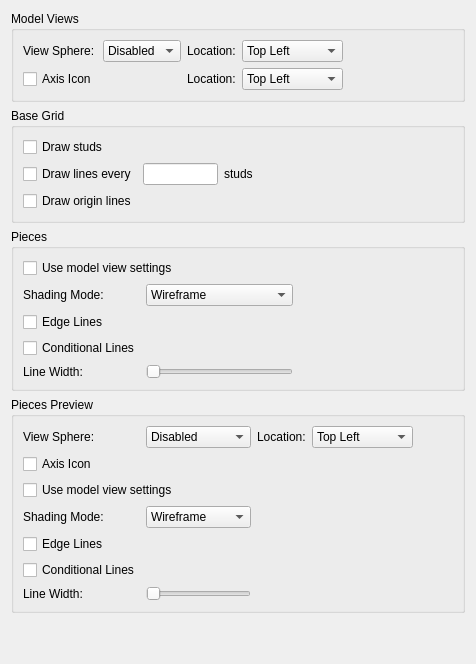
     <widget class="QWidget" name="tab">
      <property name="whatsThis">
       <string>&lt;p&gt;&lt;b&gt;View Preferences&lt;/b&gt;&lt;/p&gt;&lt;p&gt;Choose navigation aids for model views and the piece preview, and configure the base grid. Locations select the corner where each navigation aid appears.&lt;/p&gt;</string>
      </property>
      <attribute name="title">
       <string>Views</string>
      </attribute>
      <layout class="QVBoxLayout" name="verticalLayout_13">
       <item>
        <widget class="QGroupBox" name="groupBox_6">
         <property name="title">
          <string>Model Views</string>
         </property>
         <layout class="QGridLayout" name="gridLayout_3">
          <item row="1" column="0">
           <widget class="QCheckBox" name="AxisIconCheckBox">
            <property name="toolTip">
             <string>Show the model-axis indicator in model views.</string>
            </property>
            <property name="text">
             <string>Axis Icon</string>
            </property>
           </widget>
          </item>
          <item row="0" column="2">
           <widget class="QLabel" name="ViewSphereLocationLabel">
            <property name="toolTip">
             <string>Choose the corner for the model-view navigation sphere.</string>
            </property>
            <property name="buddy">
             <cstring>ViewSphereLocationCombo</cstring>
            </property>
            <property name="text">
             <string>Location:</string>
            </property>
           </widget>
          </item>
          <item row="0" column="0">
           <widget class="QLabel" name="label_21">
            <property name="toolTip">
             <string>Choose the model-view navigation sphere size, or disable it.</string>
            </property>
            <property name="buddy">
             <cstring>ViewSphereSizeCombo</cstring>
            </property>
            <property name="text">
             <string>View Sphere:</string>
            </property>
           </widget>
          </item>
          <item row="0" column="1">
           <widget class="QComboBox" name="ViewSphereSizeCombo">
            <property name="accessibleName">
             <string>View Sphere</string>
            </property>
            <property name="toolTip">
             <string>Choose the model-view navigation sphere size, or disable it.</string>
            </property>
            <item>
             <property name="text">
              <string>Disabled</string>
             </property>
            </item>
            <item>
             <property name="text">
              <string>Small</string>
             </property>
            </item>
            <item>
             <property name="text">
              <string>Medium</string>
             </property>
            </item>
            <item>
             <property name="text">
              <string>Large</string>
             </property>
            </item>
           </widget>
          </item>
          <item row="0" column="3">
           <widget class="QComboBox" name="ViewSphereLocationCombo">
            <property name="accessibleName">
             <string>Location</string>
            </property>
            <property name="toolTip">
             <string>Choose the corner for the model-view navigation sphere.</string>
            </property>
            <item>
             <property name="text">
              <string>Top Left</string>
             </property>
            </item>
            <item>
             <property name="text">
              <string>Top Right</string>
             </property>
            </item>
            <item>
             <property name="text">
              <string>Bottom Left</string>
             </property>
            </item>
            <item>
             <property name="text">
              <string>Bottom Right</string>
             </property>
            </item>
           </widget>
          </item>
          <item row="0" column="4">
           <spacer name="horizontalSpacer_7">
            <property name="orientation">
             <enum>Qt::Orientation::Horizontal</enum>
            </property>
            <property name="sizeHint" stdset="0">
             <size>
              <width>40</width>
              <height>20</height>
             </size>
            </property>
           </spacer>
          </item>
          <item row="1" column="2">
           <widget class="QLabel" name="AxisIconLocationLabel">
            <property name="toolTip">
             <string>Choose the corner for the model-axis indicator.</string>
            </property>
            <property name="buddy">
             <cstring>AxisIconLocationCombo</cstring>
            </property>
            <property name="text">
             <string>Location:</string>
            </property>
           </widget>
          </item>
          <item row="1" column="3">
           <widget class="QComboBox" name="AxisIconLocationCombo">
            <property name="accessibleName">
             <string>Location</string>
            </property>
            <property name="toolTip">
             <string>Choose the corner for the model-axis indicator.</string>
            </property>
            <item>
             <property name="text">
              <string>Top Left</string>
             </property>
            </item>
            <item>
             <property name="text">
              <string>Top Right</string>
             </property>
            </item>
            <item>
             <property name="text">
              <string>Bottom Left</string>
             </property>
            </item>
            <item>
             <property name="text">
              <string>Bottom Right</string>
             </property>
            </item>
           </widget>
          </item>
         </layout>
        </widget>
       </item>
       <item>
        <widget class="QGroupBox" name="groupBox_4">
         <property name="title">
          <string>Base Grid</string>
         </property>
         <layout class="QGridLayout" name="gridLayout_2">
          <item row="1" column="2">
           <widget class="QLabel" name="label">
            <property name="text">
             <string>studs</string>
            </property>
           </widget>
          </item>
          <item row="1" column="3">
           <spacer name="horizontalSpacer_5">
            <property name="orientation">
             <enum>Qt::Orientation::Horizontal</enum>
            </property>
            <property name="sizeHint" stdset="0">
             <size>
              <width>40</width>
              <height>20</height>
             </size>
            </property>
           </spacer>
          </item>
          <item row="1" column="0">
           <widget class="QCheckBox" name="gridLines">
            <property name="toolTip">
             <string>Show base-grid lines at the specified spacing.</string>
            </property>
            <property name="text">
             <string>Draw lines every</string>
            </property>
           </widget>
          </item>
          <item row="1" column="1">
           <widget class="QLineEdit" name="gridLineSpacing">
            <property name="accessibleName">
             <string>Grid Line Spacing</string>
            </property>
            <property name="toolTip">
             <string>Set base-grid line spacing in studs (1 to 10000).</string>
            </property>
            <property name="maximumSize">
             <size>
              <width>75</width>
              <height>16777215</height>
             </size>
            </property>
           </widget>
          </item>
          <item row="2" column="0" colspan="3">
           <widget class="QCheckBox" name="GridOriginCheckBox">
            <property name="toolTip">
             <string>Emphasize the base-grid lines through the model origin.</string>
            </property>
            <property name="text">
             <string>Draw origin lines</string>
            </property>
           </widget>
          </item>
          <item row="0" column="0" colspan="3">
           <widget class="QCheckBox" name="gridStuds">
            <property name="toolTip">
             <string>Show stud positions on the base grid.</string>
            </property>
            <property name="text">
             <string>Draw studs</string>
            </property>
           </widget>
          </item>
         </layout>
        </widget>
       </item>
       <item>
        <widget class="QGroupBox" name="PiecesGroup">
         <property name="title">
          <string>Pieces</string>
         </property>
         <layout class="QGridLayout" name="PiecesLayout">
          <item row="0" column="0" colspan="3">
           <widget class="QCheckBox" name="PiecesSyncRendering">
            <property name="toolTip">
             <string>Use the model view rendering settings for the pieces list and parts list images.</string>
            </property>
            <property name="text">
             <string>Use model view settings</string>
            </property>
           </widget>
          </item>
          <item row="1" column="0">
           <widget class="QLabel" name="PiecesShadingModeLabel">
            <property name="toolTip">
             <string>Choose how pieces are drawn in the pieces list and parts list images.</string>
            </property>
            <property name="text">
             <string>Shading Mode:</string>
            </property>
            <property name="buddy">
             <cstring>PiecesShadingMode</cstring>
            </property>
           </widget>
          </item>
          <item row="1" column="1">
           <widget class="QComboBox" name="PiecesShadingMode">
            <property name="accessibleName">
             <string>Pieces Shading Mode</string>
            </property>
            <property name="toolTip">
             <string>Choose how pieces are drawn in the pieces list and parts list images.</string>
            </property>
            <item>
             <property name="text">
              <string>Wireframe</string>
             </property>
            </item>
            <item>
             <property name="text">
              <string>Flat Shading</string>
             </property>
            </item>
            <item>
             <property name="text">
              <string>Default Lights</string>
             </property>
            </item>
           </widget>
          </item>
          <item row="2" column="0">
           <widget class="QCheckBox" name="PiecesEdgeLines">
            <property name="toolTip">
             <string>Draw edge lines on pieces in the pieces list and parts list images.</string>
            </property>
            <property name="text">
             <string>Edge Lines</string>
            </property>
           </widget>
          </item>
          <item row="3" column="0">
           <widget class="QCheckBox" name="PiecesConditionalLines">
            <property name="toolTip">
             <string>Draw conditional lines on pieces in the pieces list and parts list images.</string>
            </property>
            <property name="text">
             <string>Conditional Lines</string>
            </property>
           </widget>
          </item>
          <item row="4" column="0">
           <widget class="QLabel" name="PiecesLineWidthTitle">
            <property name="toolTip">
             <string>Set the line width used in the pieces list and parts list images.</string>
            </property>
            <property name="text">
             <string>Line Width:</string>
            </property>
            <property name="buddy">
             <cstring>PiecesLineWidthSlider</cstring>
            </property>
           </widget>
          </item>
          <item row="4" column="1">
           <widget class="QSlider" name="PiecesLineWidthSlider">
            <property name="accessibleName">
             <string>Pieces Line Width</string>
            </property>
            <property name="toolTip">
             <string>Set the line width used in the pieces list and parts list images.</string>
            </property>
            <property name="orientation">
             <enum>Qt::Orientation::Horizontal</enum>
            </property>
           </widget>
          </item>
          <item row="4" column="2">
           <widget class="QLabel" name="PiecesLineWidthLabel">
            <property name="text">
             <string/>
            </property>
           </widget>
          </item>
          <item row="1" column="3">
           <spacer name="PiecesSpacer">
            <property name="orientation">
             <enum>Qt::Orientation::Horizontal</enum>
            </property>
            <property name="sizeHint" stdset="0">
             <size>
              <width>40</width>
              <height>20</height>
             </size>
            </property>
           </spacer>
          </item>
         </layout>
        </widget>
       </item>
       <item>
        <widget class="QGroupBox" name="PreviewGroup">
         <property name="title">
          <string>Pieces Preview</string>
         </property>
         <layout class="QGridLayout" name="gridLayout_6">
          <item row="2" column="0" colspan="2">
           <widget class="QCheckBox" name="PreviewAxisIconCheckBox">
            <property name="toolTip">
             <string>Show the model-axis indicator in the pieces preview.</string>
            </property>
            <property name="text">
             <string>Axis Icon</string>
            </property>
           </widget>
          </item>
          <item row="1" column="3">
           <widget class="QComboBox" name="PreviewViewSphereLocationCombo">
            <property name="accessibleName">
             <string>Location</string>
            </property>
            <property name="toolTip">
             <string>Choose the corner for the piece-preview navigation sphere.</string>
            </property>
            <item>
             <property name="text">
              <string>Top Left</string>
             </property>
            </item>
            <item>
             <property name="text">
              <string>Top Right</string>
             </property>
            </item>
            <item>
             <property name="text">
              <string>Bottom Left</string>
             </property>
            </item>
            <item>
             <property name="text">
              <string>Bottom Right</string>
             </property>
            </item>
           </widget>
          </item>
          <item row="1" column="2">
           <widget class="QLabel" name="PreviewViewSphereLocationLabel">
            <property name="toolTip">
             <string>Choose the corner for the piece-preview navigation sphere.</string>
            </property>
            <property name="buddy">
             <cstring>PreviewViewSphereLocationCombo</cstring>
            </property>
            <property name="text">
             <string>Location:</string>
            </property>
           </widget>
          </item>
          <item row="1" column="1">
           <widget class="QComboBox" name="PreviewViewSphereSizeCombo">
            <property name="accessibleName">
             <string>View Sphere</string>
            </property>
            <property name="toolTip">
             <string>Choose the piece-preview navigation sphere size, or disable it.</string>
            </property>
            <item>
             <property name="text">
              <string>Disabled</string>
             </property>
            </item>
            <item>
             <property name="text">
              <string>Small</string>
             </property>
            </item>
            <item>
             <property name="text">
              <string>Medium</string>
             </property>
            </item>
            <item>
             <property name="text">
              <string>Large</string>
             </property>
            </item>
           </widget>
          </item>
          <item row="1" column="0">
           <widget class="QLabel" name="label_8">
            <property name="toolTip">
             <string>Choose the piece-preview navigation sphere size, or disable it.</string>
            </property>
            <property name="buddy">
             <cstring>PreviewViewSphereSizeCombo</cstring>
            </property>
            <property name="text">
             <string>View Sphere:</string>
            </property>
           </widget>
          </item>
          <item row="1" column="4">
           <spacer name="horizontalSpacer_11">
            <property name="orientation">
             <enum>Qt::Orientation::Horizontal</enum>
            </property>
            <property name="sizeHint" stdset="0">
             <size>
              <width>40</width>
              <height>20</height>
             </size>
            </property>
           </spacer>
          </item>
          <item row="3" column="0" colspan="3">
           <widget class="QCheckBox" name="PreviewSyncRendering">
            <property name="toolTip">
             <string>Use the model view rendering settings for the pieces preview.</string>
            </property>
            <property name="text">
             <string>Use model view settings</string>
            </property>
           </widget>
          </item>
          <item row="4" column="0">
           <widget class="QLabel" name="PreviewShadingModeLabel">
            <property name="toolTip">
             <string>Choose how pieces are drawn in the pieces preview.</string>
            </property>
            <property name="text">
             <string>Shading Mode:</string>
            </property>
            <property name="buddy">
             <cstring>PreviewShadingMode</cstring>
            </property>
           </widget>
          </item>
          <item row="4" column="1">
           <widget class="QComboBox" name="PreviewShadingMode">
            <property name="accessibleName">
             <string>Preview Shading Mode</string>
            </property>
            <property name="toolTip">
             <string>Choose how pieces are drawn in the pieces preview.</string>
            </property>
            <item>
             <property name="text">
              <string>Wireframe</string>
             </property>
            </item>
            <item>
             <property name="text">
              <string>Flat Shading</string>
             </property>
            </item>
            <item>
             <property name="text">
              <string>Default Lights</string>
             </property>
            </item>
           </widget>
          </item>
          <item row="5" column="0">
           <widget class="QCheckBox" name="PreviewEdgeLines">
            <property name="toolTip">
             <string>Draw edge lines on pieces in the pieces preview.</string>
            </property>
            <property name="text">
             <string>Edge Lines</string>
            </property>
           </widget>
          </item>
          <item row="6" column="0">
           <widget class="QCheckBox" name="PreviewConditionalLines">
            <property name="toolTip">
             <string>Draw conditional lines on pieces in the pieces preview.</string>
            </property>
            <property name="text">
             <string>Conditional Lines</string>
            </property>
           </widget>
          </item>
          <item row="7" column="0">
           <widget class="QLabel" name="PreviewLineWidthTitle">
            <property name="toolTip">
             <string>Set the line width used in the pieces preview.</string>
            </property>
            <property name="text">
             <string>Line Width:</string>
            </property>
            <property name="buddy">
             <cstring>PreviewLineWidthSlider</cstring>
            </property>
           </widget>
          </item>
          <item row="7" column="1">
           <widget class="QSlider" name="PreviewLineWidthSlider">
            <property name="accessibleName">
             <string>Preview Line Width</string>
            </property>
            <property name="toolTip">
             <string>Set the line width used in the pieces preview.</string>
            </property>
            <property name="orientation">
             <enum>Qt::Orientation::Horizontal</enum>
            </property>
           </widget>
          </item>
          <item row="7" column="2">
           <widget class="QLabel" name="PreviewLineWidthLabel">
            <property name="text">
             <string/>
            </property>
           </widget>
          </item>
         </layout>
        </widget>
       </item>
       <item>
        <spacer name="verticalSpacer_2">
         <property name="orientation">
          <enum>Qt::Orientation::Vertical</enum>
         </property>
         <property name="sizeHint" stdset="0">
          <size>
           <width>20</width>
           <height>40</height>
          </size>
         </property>
        </spacer>
       </item>
      </layout>
     </widget>
